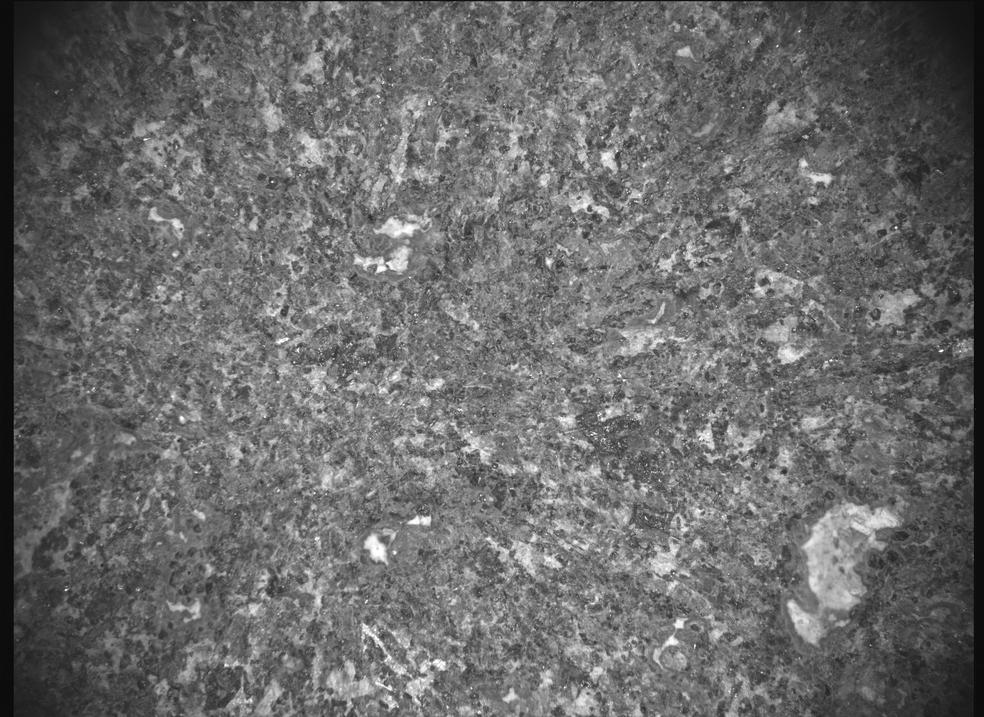
#> input picture aci.PNG, 984 x 717 px, shrunk from 1648 x 1200 before the run, given in place of SC3_0186_0683476704_113ECM_N0070000SRLC10500_0000LMJ01.PNG, which was not available
$ jupyter execute --allow-errors ACI_colorization.ipynb   (shell and % lines are left out)   (text cells are left out)
#> lines starting #> are read from the running program, lines starting #| are printed output that depends on the picture; pictures that were not available may be replaced by others from this repository, and a replacement may not be noted
[cell 1]
# Jupyter

# Setup
import os
os.chdir('..')

# Imports
import numpy as np
import matplotlib as mpl
from matplotlib import pyplot as plt
from os import listdir
import pathlib
from pathlib import Path

import argparse

import cv2
import numpy as np

print("All packages imported")

[cell 2]
aci_path = '/Users/susharma/Documents/M2020/Projects/SIDNEY/DATA/SRLC/Bellegarde/ACI/SC3_0186_0683476704_113ECM_N0070000SRLC10500_0000LMJ01.PNG'
watson_path = '/Users/susharma/Documents/M2020/Projects/SIDNEY/DATA/SRLC/Bellegarde/WATSON/ASRLC_SOL0185NIAL_0683368184_652_0070000_SRLC00720__000ECM_J02.png'
aci = cv2.imread(aci_path)
#> aci is the input picture: shape (717, 984, 3); min 7, max 255, mean 106.5
watson = cv2.imread(watson_path)
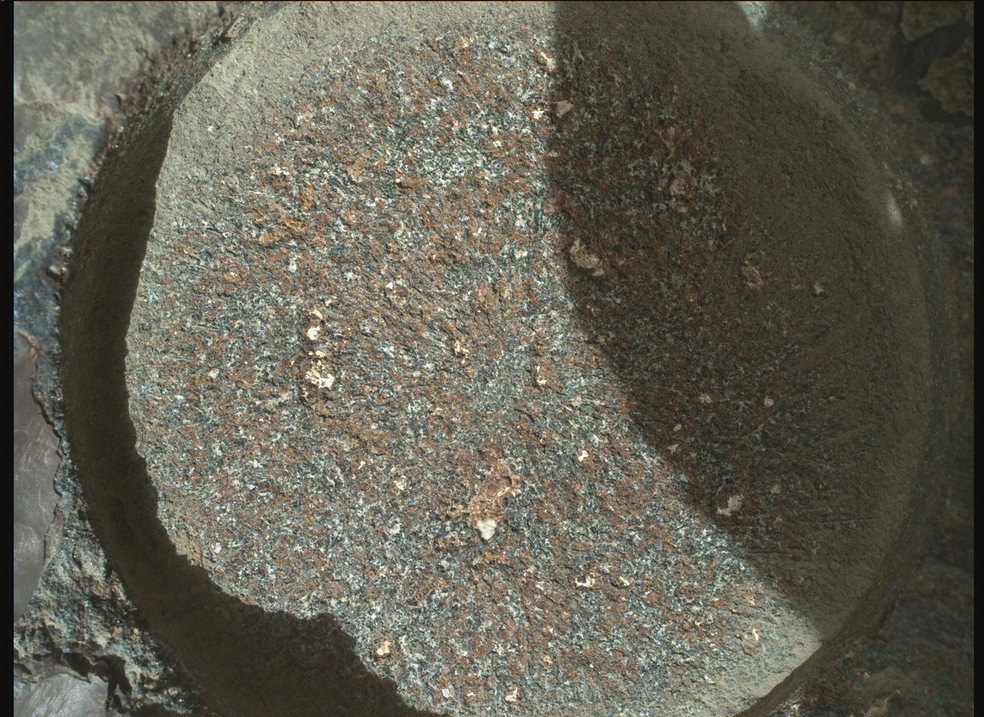
#> input picture watson.png, 984 x 717 px, shrunk from 1648 x 1200 before the run, given in place of SOL0185NIAL_0683368184_652_0070000_SRLC00720__000ECM_J02.png, which was not available
#> watson is the input picture: shape (717, 984, 3); mean B, G, R 83.6, 96, 98.1

plt.imshow(cv2.cvtColor(aci, cv2.COLOR_BGR2RGB))
plt.axis('off')
plt.title('Original ACI')
plt.show()

[cell 3]
plt.close()
plt.imshow(cv2.cvtColor(watson, cv2.COLOR_BGR2RGB))
plt.axis('off')
plt.title('Original WATSON')
plt.show()

[cell 4]
watson_color = watson.copy()
watson = cv2.cvtColor(watson, cv2.COLOR_BGR2GRAY)
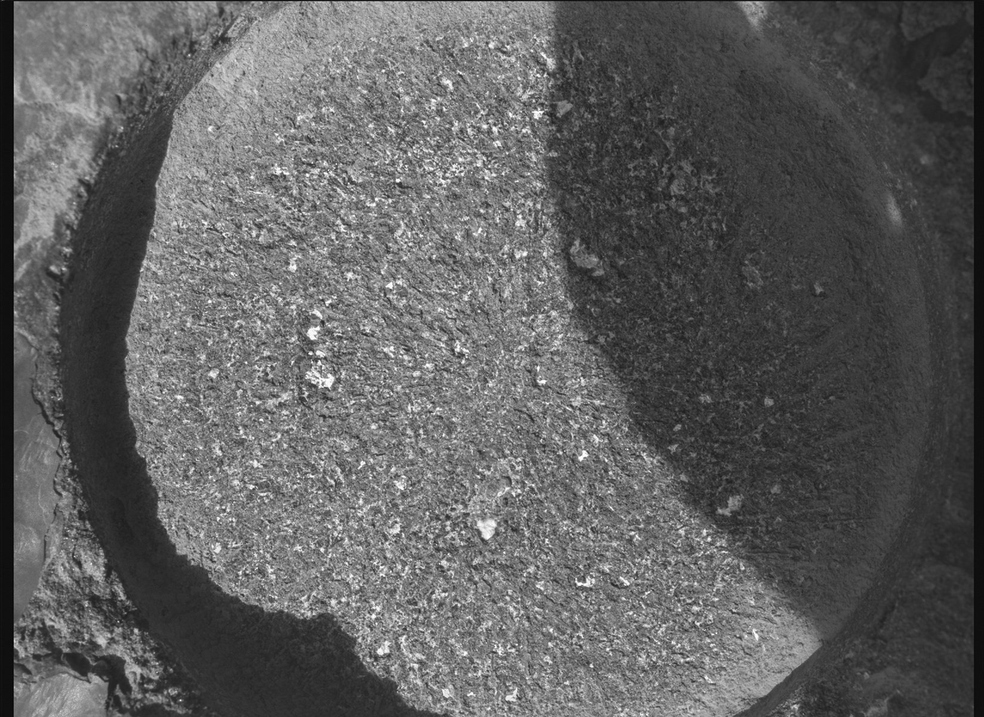
#> watson: shape (717, 984); min 3, max 255, mean 95.2
aci = cv2.cvtColor(aci, cv2.COLOR_BGR2GRAY)
#> aci: shape (717, 984)

min_matches = 37

[cell 5]
detector = cv2.BRISK_create()
kp1, des1 = detector.detectAndCompute(watson, None)
#> kp1 = 17770 keypoints; strongest (x, y, size): (709, 539, 15.8), (246, 362, 11.9), (514, 494, 11.4), (397, 180, 13.6)
kp2, des2 = detector.detectAndCompute(aci, None)
#> kp2 = 16570 keypoints; strongest (x, y, size): (941, 350, 13), (896, 227, 12.5), (66, 589, 11.9), (645, 518, 12.2)
kp1_img = cv2.drawKeypoints(watson, kp1, None, color=(255,255,0))
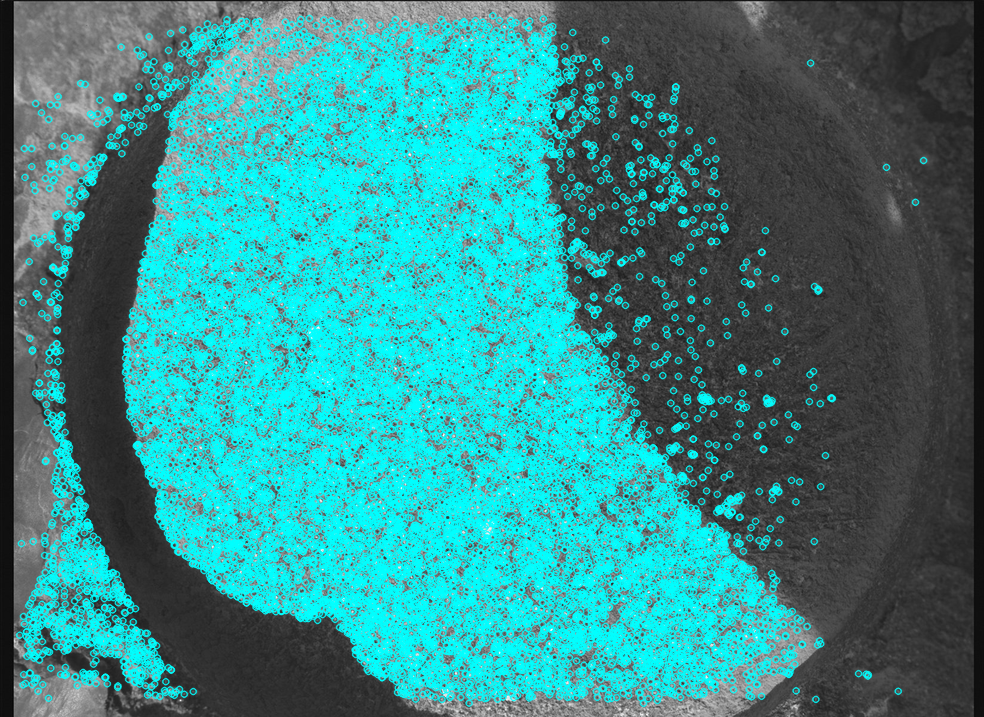
#> kp1_img: shape (717, 984, 3); mean of channels 0, 1, 2 138.6, 138.6, 53.2; drawn as B, G, R
kp2_img = cv2.drawKeypoints(aci, kp2, None, color=(255,255,0))
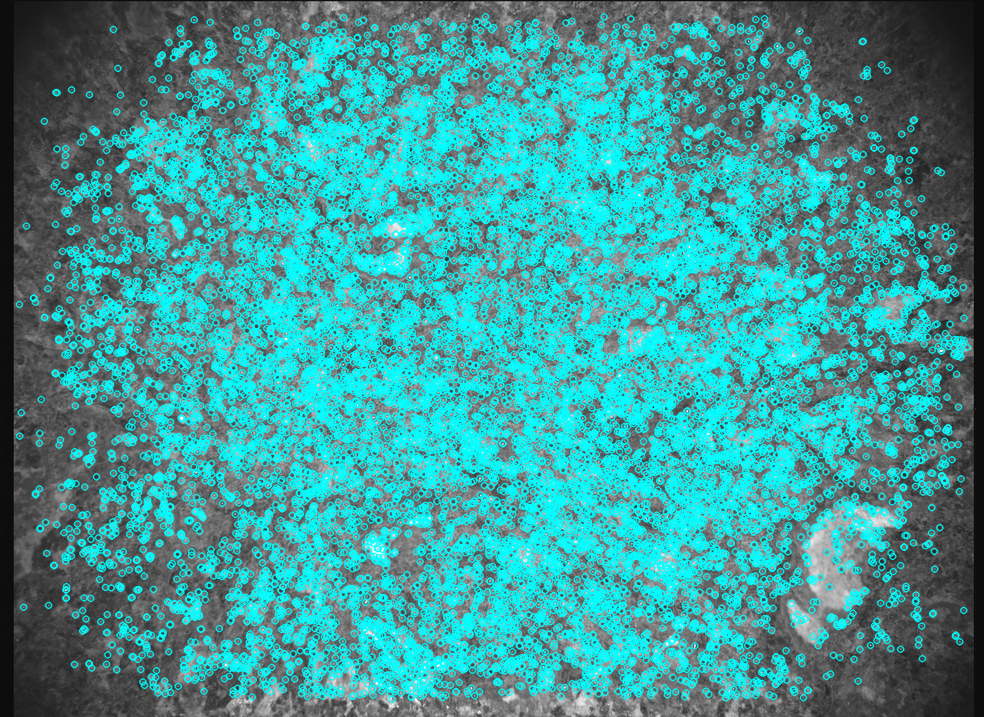
#> kp2_img: shape (717, 984, 3); mean of channels 0, 1, 2 152.4, 152.4, 63.3; drawn as B, G, R

plt.close()
plt.imshow(kp1_img)
plt.axis('off')
plt.title('Keypoints on WATSON')
plt.show()

[cell 6]
plt.close()
plt.imshow(kp2_img)
plt.axis('off')
plt.title('Keypoints on ACI')
plt.show()

[cell 7]
index_params = dict(algorithm=6,
                    table_number=6,
                    key_size=12,
                    multi_probe_level=2)
search_params = {}
flann = cv2.FlannBasedMatcher(index_params, search_params)
matches = flann.knnMatch(des1, des2, k=2)
#> matches = 17770 matches

img_matches = cv2.drawMatchesKnn(watson,kp1,aci,kp2,matches[:10],None,flags=cv2.DrawMatchesFlags_DRAW_RICH_KEYPOINTS)
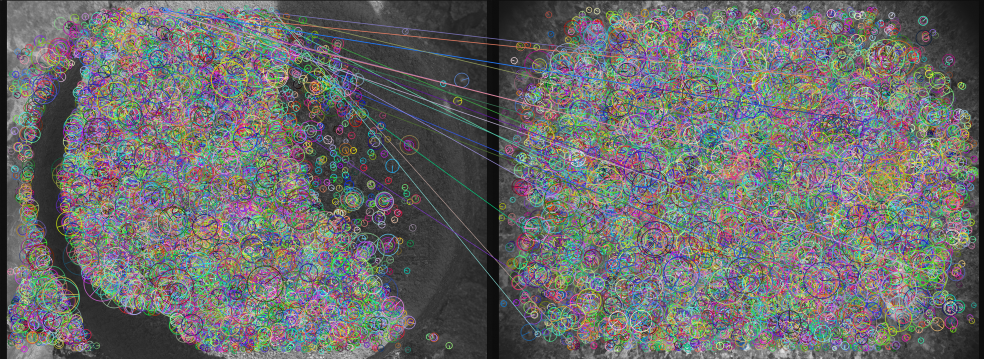
#> img_matches: shape (717, 1968, 3) (shown at 1/2 size); mean of channels 0, 1, 2 107.2, 107.1, 106.6; drawn as B, G, R
plt.close()
plt.imshow(img_matches)
plt.axis('off')
plt.title('Matches')

plt.show()

[cell 8]
good_matches = []
for m, n in matches:
    if m.distance < 0.75 * n.distance:
        good_matches.append(m)
#> after the loop, good_matches = 14 matches

print('Number of Matches:')
print(len(good_matches))
#| 14
